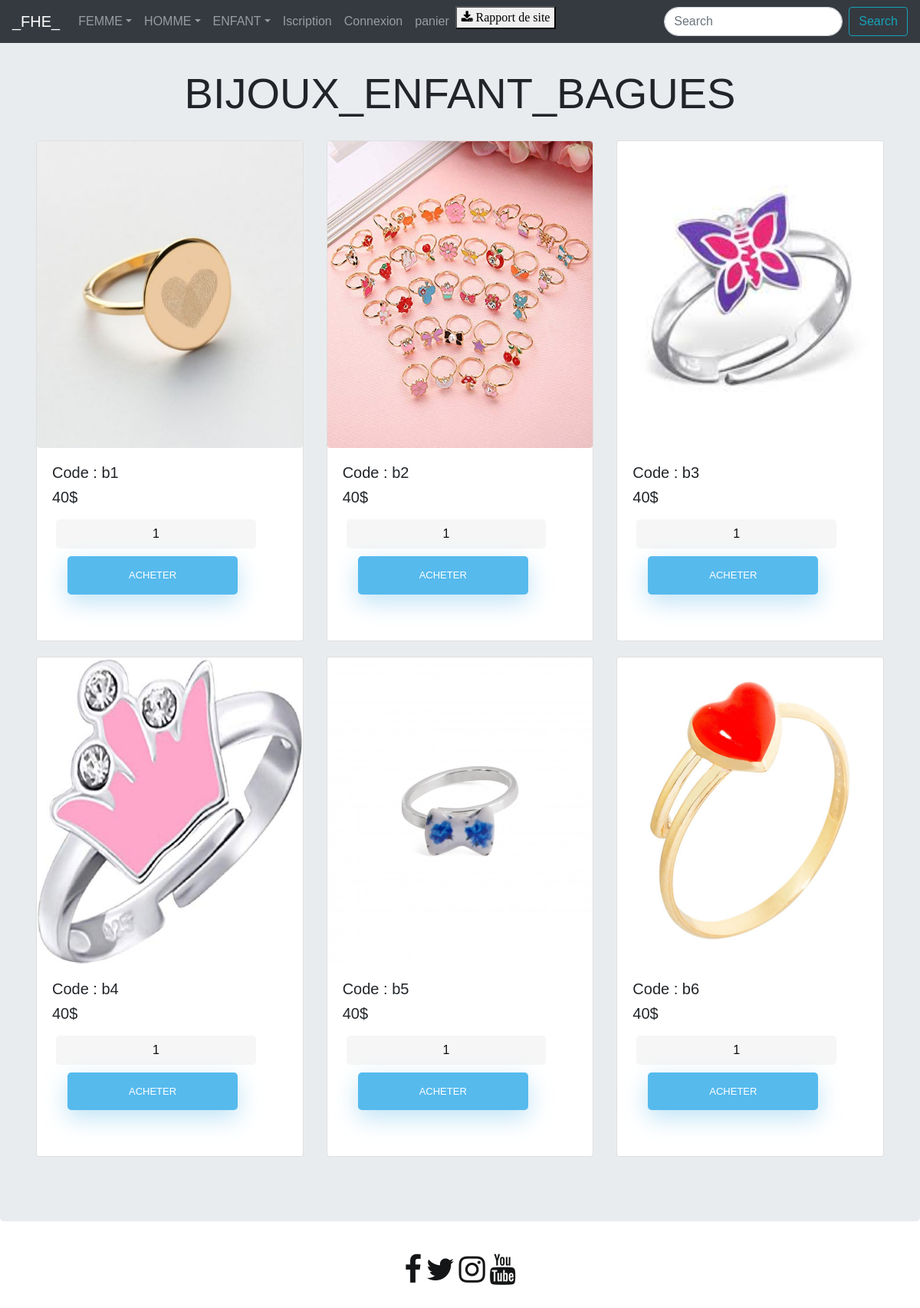
/BIJOUX_ENFANTS.php, run on the app's committed database.
### tables this page shows
CREATE TABLE `product` (
  `id` int(11) NOT NULL,
  `pname` varchar(255) DEFAULT NULL,
  `image` varchar(255) DEFAULT NULL,
  `price` double DEFAULT NULL
);

### BIJOUX_ENFANTS.php (the view, shortened to what this page needs)
<!doctype html>
<html lang="en">
<head>
    <link rel="stylesheet" href="https://stackpath.bootstrapcdn.com/bootstrap/4.3.1/css/bootstrap.min.css"
>
    <link rel="stylesheet" href="https://cdnjs.cloudflare.com/ajax/libs/font-awesome/4.7.0/css/font-awesome.min.css">
    <link rel="stylesheet" type="text/css" href="ACCUEIL.css">
</head>
<body>
    <div class="jumbotron">
        <div class="container-fluid padding">
            <div class="row welcome text-center">
                <div class="col-12 ">
                    <h1 class="display-4">BIJOUX_ENFANT_BAGUES</h1>
                </div>
            </div>
        </div>
        <div class="container-fluid padding">
            <div class="row">
                <div class="col-md-4 col-xs-4 col-sm-3 col-md-2">
                    <div class="card">
                        <?php
          $conn = mysqli_connect("localhost","id13014500_root","chaimaelmejgari","id13014500_ex_db");
          $query = "SELECT * FROM product where id=18 ";
            $result = mysqli_query($conn,$query);
            if(mysqli_num_rows($result) > 0) {
                while ($row = mysqli_fetch_array($result)) { ?>
                        <form method="post" action="cart.php?action=add&id=<?php echo $row["id"]; ?>">
                                 <img src="<?php echo $row["image"]; ?>" class="card-img-top rounded mx-auto d-block">
                                <div class="card-body">
                                <h5 class="card-text"><?php echo $row["pname"]; ?></h5>
                                <h5 class="card-title"><?php echo $row["price"]; ?>$</h5>
                                <input type="text" name="quantity" class="form-control" value="1">
                                <input class="btn btn-outline-secondary" type="submit" name="add"
                                       value="acheter">
                                       </div>
                        </form>
                    <?php
                }
            }
        ?>
                    </div>
                </div>
                <div class="col-md-4 col-xs-4 col-sm-3 col-md-2">
                    <div class="card">
                        <?php
          $conn = mysqli_connect("localhost","id13014500_root","chaimaelmejgari","id13014500_ex_db");
          $query = "SELECT * FROM product where id=19 ";
            $result = mysqli_query($conn,$query);
            if(mysqli_num_rows($result) > 0) {
                while ($row = mysqli_fetch_array($result)) { ?>
                        <form method="post" action="cart.php?action=add&id=<?php echo $row["id"]; ?>">
                                 <img src="<?php echo $row["image"]; ?>" class="card-img-top rounded mx-auto d-block">
                                <div class="card-body">
                                <h5 class="card-text"><?php echo $row["pname"]; ?></h5>
                                <h5 class="card-title"><?php echo $row["price"]; ?>$</h5>
                                <input type="text" name="quantity" class="form-control" value="1">
                                <input class="btn btn-outline-secondary" type="submit" name="add"
                                       value="acheter">
                                       </div>
                        </form>
                    <?php
                }
            }
        ?>
                    </div>
                </div>
                <div class="col-md-4 col-xs-4 col-sm-3 col-md-2 ">
                    <div class="card">
                        <?php
          $conn = mysqli_connect("localhost","id13014500_root","chaimaelmejgari","id13014500_ex_db");
          $query = "SELECT * FROM product where id=20 ";
            $result = mysqli_query($conn,$query);
            if(mysqli_num_rows($result) > 0) {
                while ($row = mysqli_fetch_array($result)) { ?>
                        <form method="post" action="cart.php?action=add&id=<?php echo $row["id"]; ?>">
                                 <img src="<?php echo $row["image"]; ?>" class="card-img-top rounded mx-auto d-block">
                                <div class="card-body">
                                <h5 class="card-text"><?php echo $row["pname"]; ?></h5>
                                <h5 class="card-title"><?php echo $row["price"]; ?>$</h5>
                                <input type="text" name="quantity" class="form-control" value="1">
                                <input class="btn btn-outline-secondary" type="submit" name="add"
                                       value="acheter">
                                       </div>
                        </form>
                    <?php
                }
            }
        ?>
                    </div>
                </div>
            </div>
        </div>
        <div class="container-fluid padding">
            <div class="row">
                <div class="col-md-4 col-xs-4 col-sm-3 col-md-2">
                    <div class="card">
                        <?php
          $conn = mysqli_connect("localhost","id13014500_root","chaimaelmejgari","id13014500_ex_db");
          $query = "SELECT * FROM product where id=21 ";
            $result = mysqli_query($conn,$query);
            if(mysqli_num_rows($result) > 0) {
                while ($row = mysqli_fetch_array($result)) { ?>
                        <form method="post" action="cart.php?action=add&id=<?php echo $row["id"]; ?>">
                                 <img src="<?php echo $row["image"]; ?>" class="card-img-top rounded mx-auto d-block">
                                <div class="card-body">
                                <h5 class="card-text"><?php echo $row["pname"]; ?></h5>
                                <h5 class="card-title"><?php echo $row["price"]; ?>$</h5>
                                <input type="text" name="quantity" class="form-control" value="1">
                                <input class="btn btn-outline-secondary" type="submit" name="add"
                                       value="acheter">
                                       </div>
                        </form>
                    <?php
                }
            }
        ?>
                    </div>
                </div>
                <div class="col-md-4 col-xs-4 col-sm-3 col-md-2">
                    <div class="card">
                        <?php
          $conn = mysqli_connect("localhost","id13014500_root","chaimaelmejgari","id13014500_ex_db");
          $query = "SELECT * FROM product where id=22 ";
            $result = mysqli_query($conn,$query);
            if(mysqli_num_rows($result) > 0) {
                while ($row = mysqli_fetch_array($result)) { ?>
                        <form method="post" action="cart.php?action=add&id=<?php echo $row["id"]; ?>">
                                 <img src="<?php echo $row["image"]; ?>" class="card-img-top rounded mx-auto d-block">
                                <div class="card-body">
                                <h5 class="card-text"><?php echo $row["pname"]; ?></h5>
                                <h5 class="card-title"><?php echo $row["price"]; ?>$</h5>
                                <input type="text" name="quantity" class="form-control" value="1">
                                <input class="btn btn-outline-secondary" type="submit" name="add"
                                       value="acheter">
                                       </div>
                        </form>
                    <?php
                }
            }
        ?>
                    </div>
                </div>
                <div class="col-md-4 col-xs-4 col-sm-3 col-md-2 ">
                    <div class="card">
                        <?php
          $conn = mysqli_connect("localhost","id13014500_root","chaimaelmejgari","id13014500_ex_db");
          $query = "SELECT * FROM product where id=23 ";
            $result = mysqli_query($conn,$query);
            if(mysqli_num_rows($result) > 0) {
                while ($row = mysqli_fetch_array($result)) { ?>
                        <form method="post" action="cart.php?action=add&id=<?php echo $row["id"]; ?>">
                                 <img src="<?php echo $row["image"]; ?>" class="card-img-top rounded mx-auto d-block">
                                <div class="card-body">
                                <h5 class="card-text"><?php echo $row["pname"]; ?></h5>
                                <h5 class="card-title"><?php echo $row["price"]; ?>$</h5>
                                <input type="text" name="quantity" class="form-control" value="1">
                                <input class="btn btn-outline-secondary" type="submit" name="add"
                                       value="acheter">
                                       </div>
                        </form>
                    <?php
                }
            }
        ?>
                    </div>
                </div>
            </div>
        </div>
    </div>
    <?php
     include("menu/menu.php")
  ?>
</body>
</html>

### ACCUEIL.css (style rules this page uses)
[class*="col"] { margin-bottom: 20px; }
img { width: 100%; height: 400px; }
html { background-color: #ffffff; }
body { font-family: "Poppins", sans-serif; height: 100vh; }
input[type=button], input[type=submit], input[type=reset] { background-color: #56baed; border: none; color: white; padding: 15px 80px; text-align: center; text-decoration: none; display: inline-block; text-transform: uppercase; font-size: 13px; -webkit-box-shadow: 0 10px 30px 0 rgba(95,186,233,0.4); box-shadow: 0 10px 30px 0 rgba(95,186,233,0.4); -webkit-border-radius: 5px 5px 5px 5px; border-radius: 5px 5px 5px 5px; margin: 5px 20px 40px 20px; -webkit-transition: all 0.3s ease-in-out; -moz-transition: all 0.3s ease-in-out; -ms-transition: all 0.3s ease-in-out; -o-transition: all 0.3s ease-in-out; transition: all 0.3s ease-in-out; }
input[type=text] { background-color: #f6f6f6; border: none; color: #0d0d0d; padding: 15px 32px; text-align: center; text-decoration: none; display: inline-block; font-size: 16px; margin: 5px; width: 85%; border: 2px solid #f6f6f6; -webkit-transition: all 0.5s ease-in-out; -moz-transition: all 0.5s ease-in-out; -ms-transition: all 0.5s ease-in-out; -o-transition: all 0.5s ease-in-out; transition: all 0.5s ease-in-out; -webkit-border-radius: 5px 5px 5px 5px; border-radius: 5px 5px 5px 5px; }
input[type=text]:placeholder { color: #cccccc; }
.form-control { border-radius:1.5rem; }

### data on the page
product: image (picture), pname "Code : b1", price "40"
product: image (picture), pname "Code : b2", price "40"
product: image (picture), pname "Code : b3", price "40"
product: image (picture), pname "Code : b4", price "40"
product: image (picture), pname "Code : b5", price "40"
product: image (picture), pname "Code : b6", price "40"
